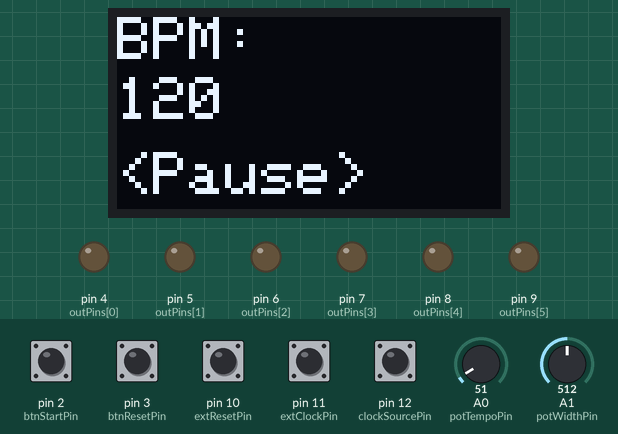
The sketch below on a simulated Arduino Uno, built with avr-gcc and run on an emulated ATmega328P. Shown: 128×64 one-colour display, output pins drawn as LEDs (lit = HIGH). Dashed ring = blinking. The test bench sets the inputs (shaded band); at power-on: pin 2 (btnStartPin), pin 3 (btnResetPin), pin 10 (extResetPin), pin 11 (extClockPin), pin 12 (clockSourcePin) HIGH, A0 (potTempoPin) = 51, A1 (potWidthPin) = 512.

Above: at 1.2 s.
1.3 s: pin 2 (btnStartPin) pulled LOW for 0.15 s
At 2.0 s:
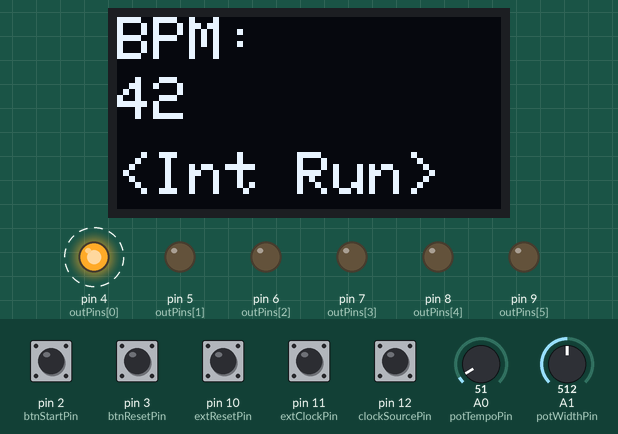
4.4 s: pin 12 (clockSourcePin) pulled LOW for 0.15 s
At 4.51 s:
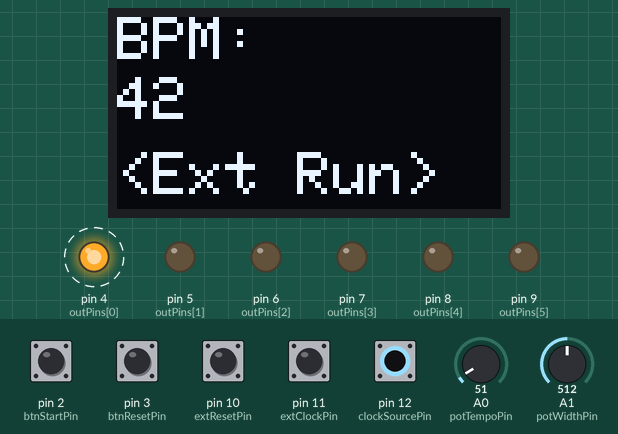
7.5 s: A0 (potTempoPin) set to 112
At 8.4 s:
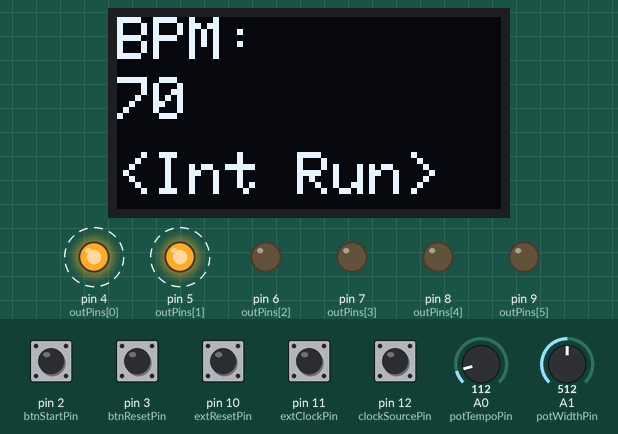
10.5 s: pin 2 (btnStartPin) pulled LOW for 1 s
At 12.7 s:
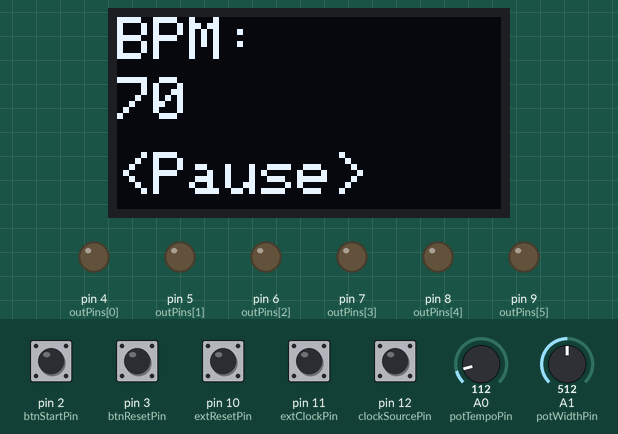
13.0 s: pin 2 (btnStartPin) pulsed LOW 5 times (0.12 s each, 0.3 s apart)
At 14.57 s:
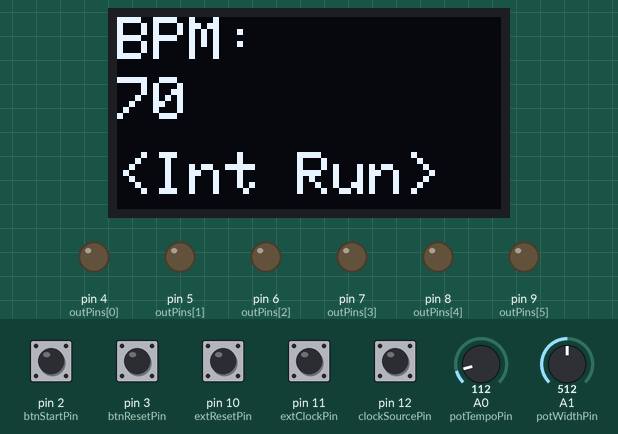
16.0 s: pin 12 (clockSourcePin) pulled LOW for 1 s
At 16.7 s:
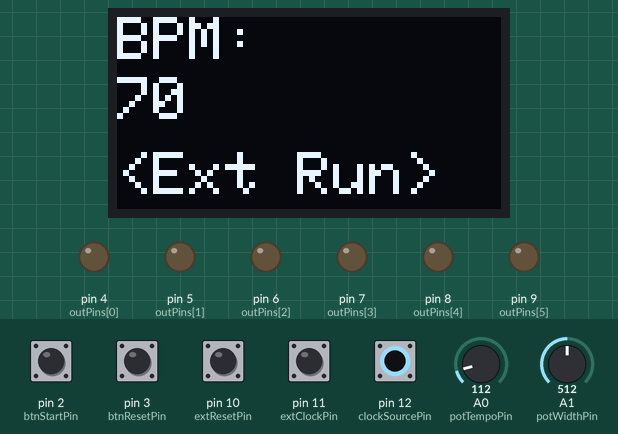
Timing chart, 0 to 35.2 s (numbered marks = the images above; inputs shaded):
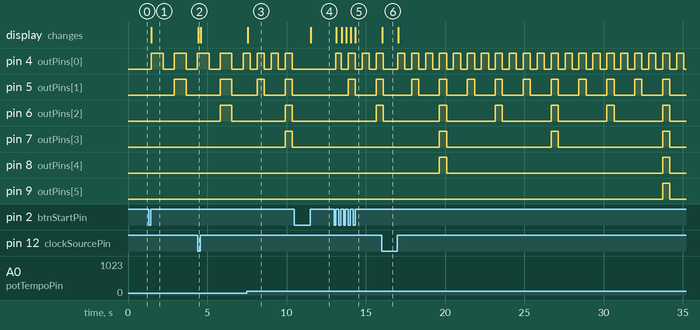

Measured:
- after the input at 1.3 s, pin 4 (outPins[0]): alternates HIGH for 0.74 s and LOW for 0.71 s, starting after 0.18 s; pin 5 (outPins[1]): LOW → HIGH after 1.6 s, → LOW 0.74 s later; the display: changes after 0.18 s (image 1)
- after the input at 4.4 s, the display: changes at once (image 2)
- after the input at 7.5 s, pin 4 (outPins[0]): alternates HIGH for 0.45 s and LOW for 0.43 s, starting after 0.22 s; pin 6 (outPins[2]), pin 7 (outPins[3]): LOW → HIGH after 2.4 s, → LOW 0.45 s later; the display: changes after 0.05 s (image 3)
- after the input at 10.5 s, pin 4 (outPins[0]): stops changing and stays LOW; pin 5 (outPins[1]): stays LOW (without the input it goes to HIGH after 1.2 s); the display: changes after 1.0 s (image 4)
- after the input at 13.0 s, pin 4 (outPins[0]): LOW → HIGH after 0.12 s, then repeats every 0.90 s: LOW 0.44 s, HIGH 0.46 s; pin 5 (outPins[1]): LOW → HIGH after 0.89 s, → LOW 0.46 s later, → HIGH 1.3 s later; pin 6 (outPins[2]): LOW → HIGH after 2.7 s; the display: changes after 0.15 s (image 5)
- after the input at 16.0 s, the display: changes after 0.05 s (image 6)
- by itself, pin 8 (outPins[4]): alternates HIGH for 0.45 s and LOW for 13.6 s

The sketch:

Synth_Clock_Rev_2.ino
```cpp
#include <Wire.h>
#include <Adafruit_GFX.h>
#include <Adafruit_SSD1306.h>

// === OLED Setup ===
#define SCREEN_WIDTH 128
#define SCREEN_HEIGHT 64
Adafruit_SSD1306 oled(SCREEN_WIDTH, SCREEN_HEIGHT, &Wire, -1);

// === Pin Assignments ===
const int potTempoPin = A0;
const int potWidthPin = A1;
const int btnStartPin = 2;
const int btnResetPin = 3;
const int extResetPin = 10;  // External reset input
const int extClockPin = 11;  // New: External clock input
const int clockSourcePin = 12; // Toggle switch: HIGH = internal, LOW = external
const int outPins[6] = {4, 5, 6, 7, 8, 9};  // Clock outputs

// === Clock & State Variables ===
bool running = false;
bool useInternalClock = true;
unsigned long lastBeat = 0;
unsigned long lastExtClock = 0;
unsigned long pulseWidth = 10;
int bpm = 120;
unsigned long interval = 500;
uint32_t counters[6] = {0};
unsigned long pulseStart[6] = {0};

// === External Clock Edge Detection ===
bool lastClockState = HIGH;

// === Setup ===
void setup() {
  Serial.begin(9600);

  // OLED Init
  Wire.begin();
  oled.begin(SSD1306_SWITCHCAPVCC, 0x3C);
  oled.clearDisplay();
  oled.setTextSize(2);
  oled.setTextColor(WHITE);

  // Pin Modes
  pinMode(potTempoPin, INPUT);
  pinMode(potWidthPin, INPUT);
  pinMode(btnStartPin, INPUT_PULLUP);
  pinMode(btnResetPin, INPUT_PULLUP);
  pinMode(extResetPin, INPUT_PULLUP);
  pinMode(extClockPin, INPUT_PULLUP);
  pinMode(clockSourcePin, INPUT_PULLUP);

  for (int i = 0; i < 6; i++) {
    pinMode(outPins[i], OUTPUT);
    digitalWrite(outPins[i], LOW);
  }
}

// === Main Loop ===
void loop() {
  unsigned long now = millis();

  // --- Check Clock Source ---
  useInternalClock = digitalRead(clockSourcePin); // HIGH = internal, LOW = external

  // --- Read Pulse Width Pot ---
  int potWidth = analogRead(potWidthPin);
  float duty = map(potWidth, 0, 1023, 10, 90) / 100.0;  // Duty cycle from 10% to 90%
  pulseWidth = interval * duty;


  // --- Handle Buttons ---
  if (digitalRead(btnStartPin) == LOW) {
    delay(50);
    if (digitalRead(btnStartPin) == LOW) {
      running = !running;
    }
    while (digitalRead(btnStartPin) == LOW);
  }

  if (digitalRead(btnResetPin) == LOW) {
    delay(50);
    if (digitalRead(btnResetPin) == LOW) {
      resetCounters();
    }
    while (digitalRead(btnResetPin) == LOW);
  }

  if (digitalRead(extResetPin) == LOW) {
    resetCounters();
    while (digitalRead(extResetPin) == LOW);
  }

  // === CLOCK HANDLING ===

  if (running) {
    if (useInternalClock) {
      // --- Read Tempo Pot ---
      int potTempo = analogRead(potTempoPin);
      bpm = map(potTempo, 0, 1023, 20, 480);
      interval = 60000UL / bpm;

      // --- Internal Clock Pulse ---
      if (now - lastBeat >= interval) {
        lastBeat = now;
        triggerDivisions(now);
      }

    } else {
      // --- External Clock Handling (rising edge detection) ---
      bool currentClockState = digitalRead(extClockPin);

      if (lastClockState == HIGH && currentClockState == LOW) {
        // RISING edge detected (assuming active LOW pulses)
        unsigned long clockInterval = now - lastExtClock;
        if (clockInterval > 10 && clockInterval < 2000) { // filter noise
          interval = clockInterval;
          bpm = 60000UL / interval;
        }
        lastExtClock = now;
        lastBeat = now;
        triggerDivisions(now);
      }

      lastClockState = currentClockState;
    }
  }

  // === Turn Off Pulses After Pulse Width ===
  for (int i = 0; i < 6; i++) {
    if (digitalRead(outPins[i]) == HIGH && (now - pulseStart[i] >= pulseWidth)) {
      digitalWrite(outPins[i], LOW);
    }
  }

  // === OLED Display ===
  oled.clearDisplay();
  oled.setCursor(0, 0);
  oled.print("BPM:");
  oled.setCursor(0, 20);
  oled.print(bpm);
  oled.setCursor(0, 45);
  oled.print(running ? (useInternalClock ? "<Int Run>" : "<Ext Run>") : "<Pause>");
  oled.display();
}

// === Trigger Clock Divisions ===
void triggerDivisions(unsigned long now) {
  for (int i = 0; i < 6; i++) {
    counters[i]++;
    uint32_t div = (1UL << i);
    if (counters[i] >= div) {
      counters[i] = 0;
      digitalWrite(outPins[i], HIGH);
      pulseStart[i] = now;
    }
  }
}

// === Reset Division Counters ===
void resetCounters() {
  for (int i = 0; i < 6; i++) {
    counters[i] = 0;
    digitalWrite(outPins[i], LOW);
  }
}
```
